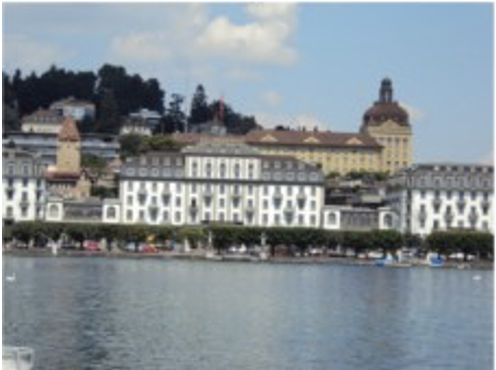
#> input picture images/left2.png, 496 x 370 px, given in place of left2.jpg, which was not available
$ jupyter execute hw4_input2.ipynb
#> lines starting #> are read from the running program, lines starting #| are printed output that depends on the picture; after the words box and inside, x2 and y2 are one past the last pixel; in counts of white or black regions, pixels touching at a corner belong together; pictures that were not available may be replaced by others from this repository, and a replacement may not be noted
[cell 1]
import cv2
import matplotlib.pyplot as plt
import numpy as np

# Load the first images
image1 = cv2.imread('left2.jpg')
#> image1 is the input picture: shape (370, 496, 3); mean B, G, R 149.7, 143.5, 134.1
image2 = cv2.imread('right2.jpg')
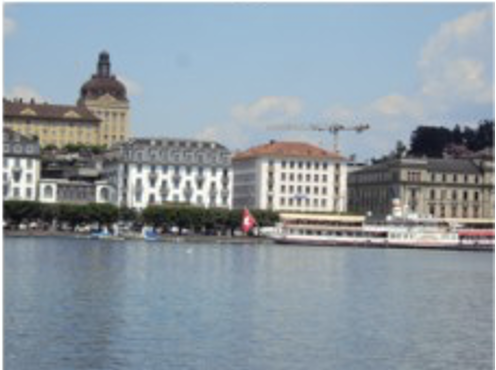
#> input picture images/right2.png, 496 x 370 px, given in place of right2.jpg, which was not available
#> image2 is the input picture: shape (370, 496, 3); mean B, G, R 161.9, 153.2, 141.6


# Load the grayscale versions of the images
image1_gray = cv2.cvtColor(image1, cv2.COLOR_BGR2GRAY)
image2_gray = cv2.cvtColor(image2, cv2.COLOR_BGR2GRAY)

# Convert BGR images to RGB format for displaying
image1_rgb = cv2.cvtColor(image1, cv2.COLOR_BGR2RGB)
image2_rgb = cv2.cvtColor(image2, cv2.COLOR_BGR2RGB)

# Display the pair of input images
plt.subplot(1, 2, 1)
plt.imshow(image1_rgb)
plt.title('Image 1')
plt.axis("off")
plt.subplot(1, 2, 2)
plt.imshow(image2_rgb)
plt.title('Image 2')
plt.axis("off")

plt.show()
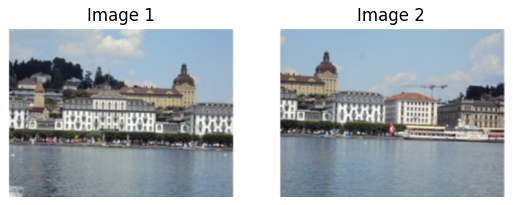
#> figure drawn by matplotlib, 2 panels


# Create SIFT object
sift = cv2.SIFT_create()

# Detect and compute keypoints and descriptors for the first image
keypoints1, descriptors1 = sift.detectAndCompute(image1, None)
#> keypoints1 = 1292 keypoints; strongest (x, y, size): (10, 194, 5.8), (460, 255, 4), (301, 203, 5.7), (485, 208, 5.6)

# Detect and compute keypoints and descriptors for the second image
keypoints2, descriptors2 = sift.detectAndCompute(image2, None)
#> keypoints2 = 1032 keypoints; strongest (x, y, size): (384, 234, 4.4), (174, 229, 3.9), (17, 175, 5.9), (247, 221, 6)


# Visualize the keypoints on the grayscale images
image1_keypoints = cv2.drawKeypoints(image1_gray, keypoints1, None)
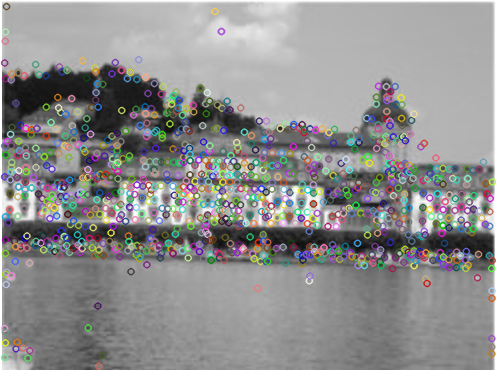
#> image1_keypoints: shape (370, 496, 3); mean of channels 0, 1, 2 141.3, 141.3, 141.5; drawn as B, G, R
image2_keypoints = cv2.drawKeypoints(image2_gray, keypoints2, None)
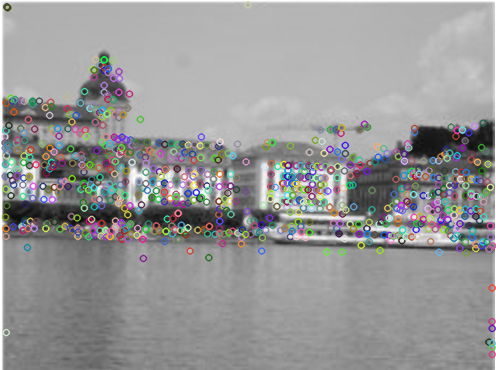
#> image2_keypoints: shape (370, 496, 3); mean of channels 0, 1, 2 150.5, 150.3, 150.3; drawn as B, G, R

# Initialize the BFMatcher
bf = cv2.BFMatcher()

# Match the descriptors
matches = bf.knnMatch(descriptors1, descriptors2, k=2)
#> matches = 1292 matches

# Apply the ratio test and determine good matches
good_matches = []
ratio_threshold = 0.5  # Threshold for the ratio test

for m, n in matches:
    if m.distance < ratio_threshold * n.distance:
        good_matches.append([m])
#> after the loop, good_matches = 181 matches

# Draw the good matches
match_img = cv2.drawMatchesKnn(image1_gray, keypoints1, image2_gray, keypoints2, good_matches, None, flags=cv2.DrawMatchesFlags_NOT_DRAW_SINGLE_POINTS)
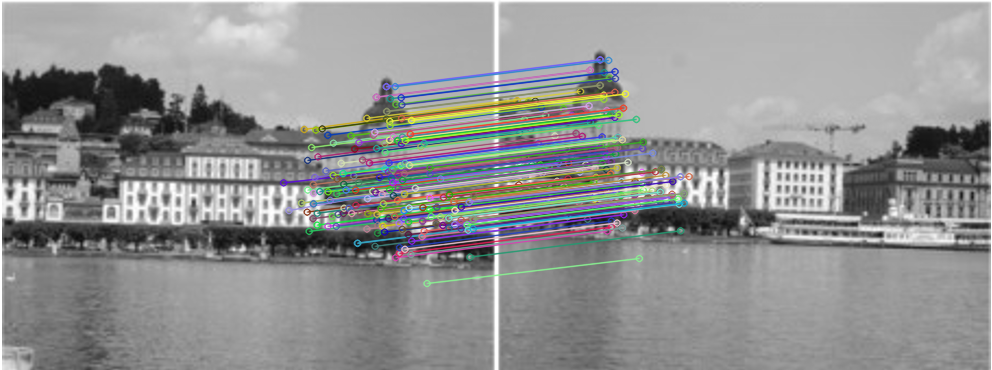
#> match_img: shape (370, 992, 3); mean of channels 0, 1, 2 145.8, 146.1, 145.3; drawn as B, G, R


plt.subplot(1, 1, 1)
plt.imshow(match_img)
plt.title("Good Matches")
plt.axis("off")

[cell 2]
# Create a BFMatcher object
bf = cv2.BFMatcher(cv2.NORM_L2, crossCheck=True)

# Perform matching
matches = bf.match(descriptors1, descriptors2)
#> matches = 448 matches

# Sort matches by distance
matches = sorted(matches, key=lambda x: x.distance)

# Take only the top n matches (e.g., n=50)
top_matches = matches[:50]
#> top_matches = 50 matches

# Take the good matchings between the input images
matching_points1 = np.float32([keypoints1[m.queryIdx].pt for m in top_matches]).reshape(-1, 1, 2)
#> matching_points1 = 50 rows, first 8: [430.8, 216], [436.4, 206.8], [429.3, 209], [353.3, 175.5], [327.4, 225.9], [354.3, 148.5], [448.3, 217.4], [448.3, 217.4]
matching_points2 = np.float32([keypoints2[m.trainIdx].pt for m in top_matches]).reshape(-1, 1, 2)
#> matching_points2 = 50 rows, first 8: [146.9, 189.9], [152.3, 181.2], [145.3, 183.1], [70.19, 148.4], [43.42, 198.9], [71.41, 121.5], [163.8, 191.4], [163.8, 191.4]

# Calculate the dsize parameter
dsize = (image1_rgb.shape[1] + image2_rgb.shape[1], max(image1_rgb.shape[0], image2_rgb.shape[0]))
#> dsize = (992, 370)

# Estimate the affine geometric transform
affine_transform, _ = cv2.estimateAffine2D(matching_points2, matching_points1)
#> affine_transform = [[1, 0.015, 280.7], [-0.0101, 0.999, 27.77]]

# Transform the second image
transformed_image2 = cv2.warpAffine(image2_rgb, affine_transform, dsize, cv2.WARP_INVERSE_MAP )
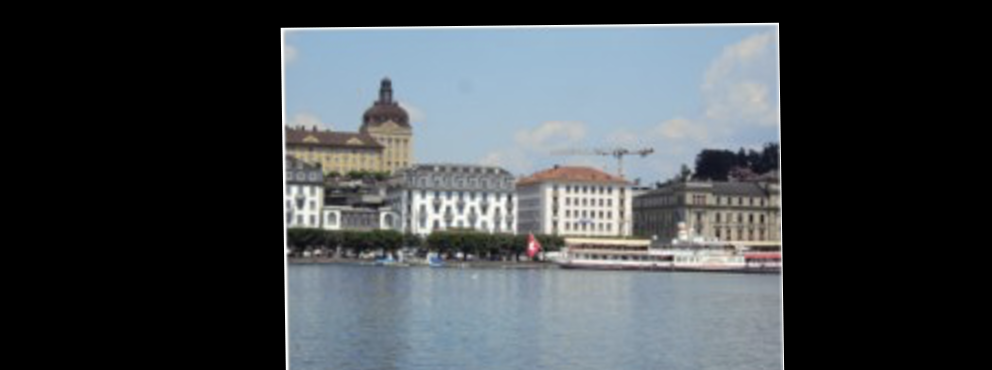
#> transformed_image2: shape (370, 992, 3); mean R, G, B 66.9, 72.1, 76

# Create a mask image
mask = np.ones_like(image2_rgb)

# Transform the mask image and invert it
transformed_mask = cv2.warpAffine(mask, affine_transform, dsize ,  cv2.WARP_INVERSE_MAP)
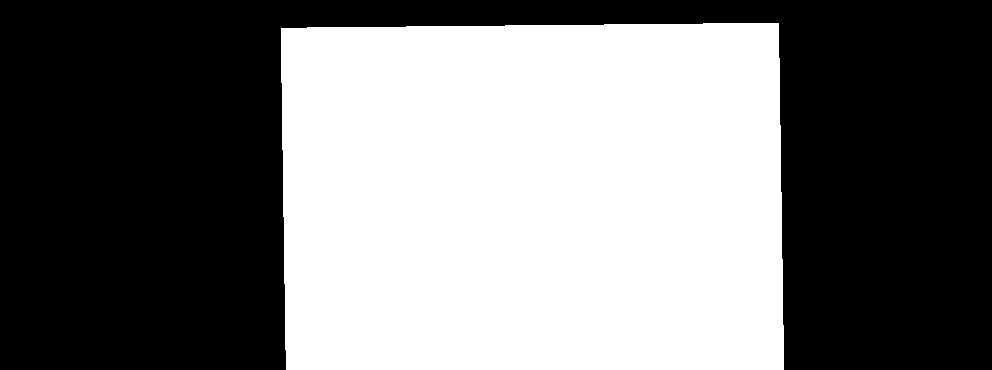
#> transformed_mask: shape (370, 992, 3); values 0 (black) and 1 (white), 46.8% white; 1 white region, box (x1, y1, x2, y2) and area: (281, 23, 784, 370) 171811
#> mask: shape (370, 496, 3); every value is 1
transformed_mask[transformed_mask > 0] = 255

# Create a black background
black_background = np.zeros_like(transformed_mask)

# Visualize the transformed image with black background and white mask
masked_image = cv2.bitwise_or(black_background, transformed_mask)
#> black_background: shape (370, 992, 3); every value is 0

# Create a figure and axes
fig, (ax1, ax2) = plt.subplots(1, 2, figsize=(12, 6))

# Display the transformed image in the left subplot
ax1.imshow(transformed_image2)
ax1.set_title('Transformed Image 2')
ax1.axis('off')

# Display the transformed mask in the right subplot
ax2.imshow(transformed_mask, cmap='gray')
ax2.set_title('Transformed Mask')
ax2.axis('off')

# Adjust the spacing between subplots
plt.tight_layout()

# Show the figure
plt.show()

[cell 3]
# Get the dimensions of the transformed image
result_height, result_width = transformed_image2.shape[:2]
#> result_height = 370; result_width = 992

# Create a mask of zeros for the extended first image
mask_extended = np.zeros((result_height, result_width), dtype=np.uint8)

# Get the dimensions of the original first image
original_height, original_width = image1.shape[:2]
#> original_height = 370; original_width = 496

# Calculate the padding required to match the dimensions
padding_top = result_height - original_height
#> padding_top = 0
padding_right = result_width - original_width
#> padding_right = 496

# Extend the first image by padding it with zeros
extended_image1 = np.pad(image1_rgb, ((0, padding_top), (0, padding_right), (0, 0)), mode='constant')

# Create the mask for the extended part of the image
mask_extended[0:original_height, 0:original_width] = 255

# Visualize the extended first image and its corresponding mask
fig, (ax1, ax2) = plt.subplots(1, 2 ,figsize=(12, 6))
ax1.imshow(extended_image1)
ax1.set_title('Extended First Image')
ax1.axis('off')
ax2.imshow(mask_extended, cmap='gray')
ax2.set_title('Extended First Image Mask')
ax2.axis('off')
plt.show()
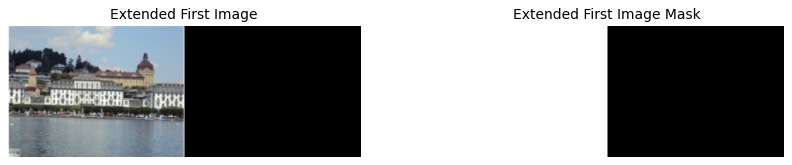
#> figure drawn by matplotlib, 2 panels

[cell 4]
# Combine the extended first image and the transformed second image by taking their average value
result = np.copy(extended_image1)  # Initialize the result with the extended first image

# Iterate over each pixel of the transformed image
for y in range(result_height):
    for x in range(int(result_width/2)):
        if np.any(transformed_mask[y, x] > 0):  # Check if any element in the array is greater than 0
            # Calculate the average value by taking the mean of corresponding pixels from both images
            result[y, x] = np.mean([result[y, x], transformed_image2[y, x]], axis=0)
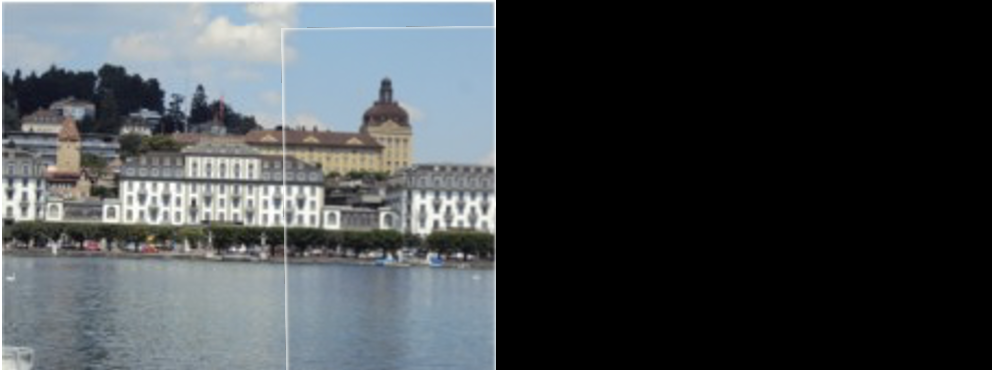
#> result: shape (370, 992, 3); mean R, G, B 67, 71.7, 74.8

# Iterate over each pixel of the transformed image
for y in range(result_height):
    for x in range(int(result_width/2), result_width):
        if np.any(transformed_mask[y, x] > 0):  # Check if any element in the array is greater than 0
            # Calculate the average value by taking the mean of corresponding pixels from both images
            result[y, x] = transformed_image2[y, x]
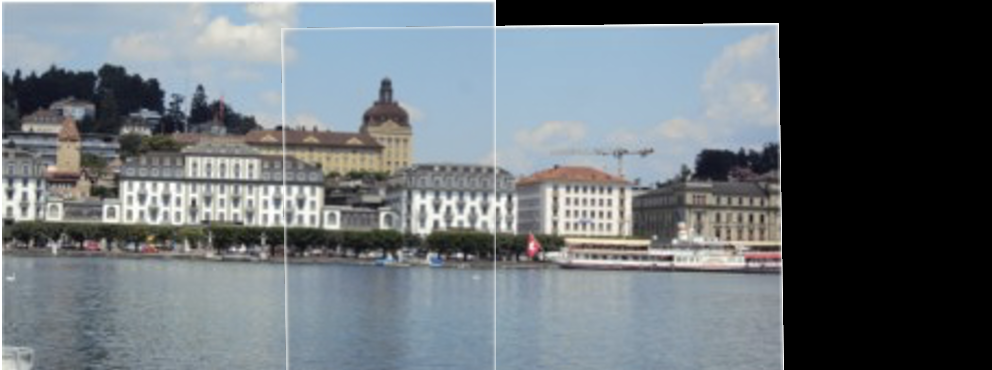
#> result: shape (370, 992, 3); mean R, G, B 107, 114.4, 119.7

# Visualize the combination result
plt.imshow(result.astype(np.uint8))
plt.title('Combined Result')
plt.axis('off')
plt.show()
